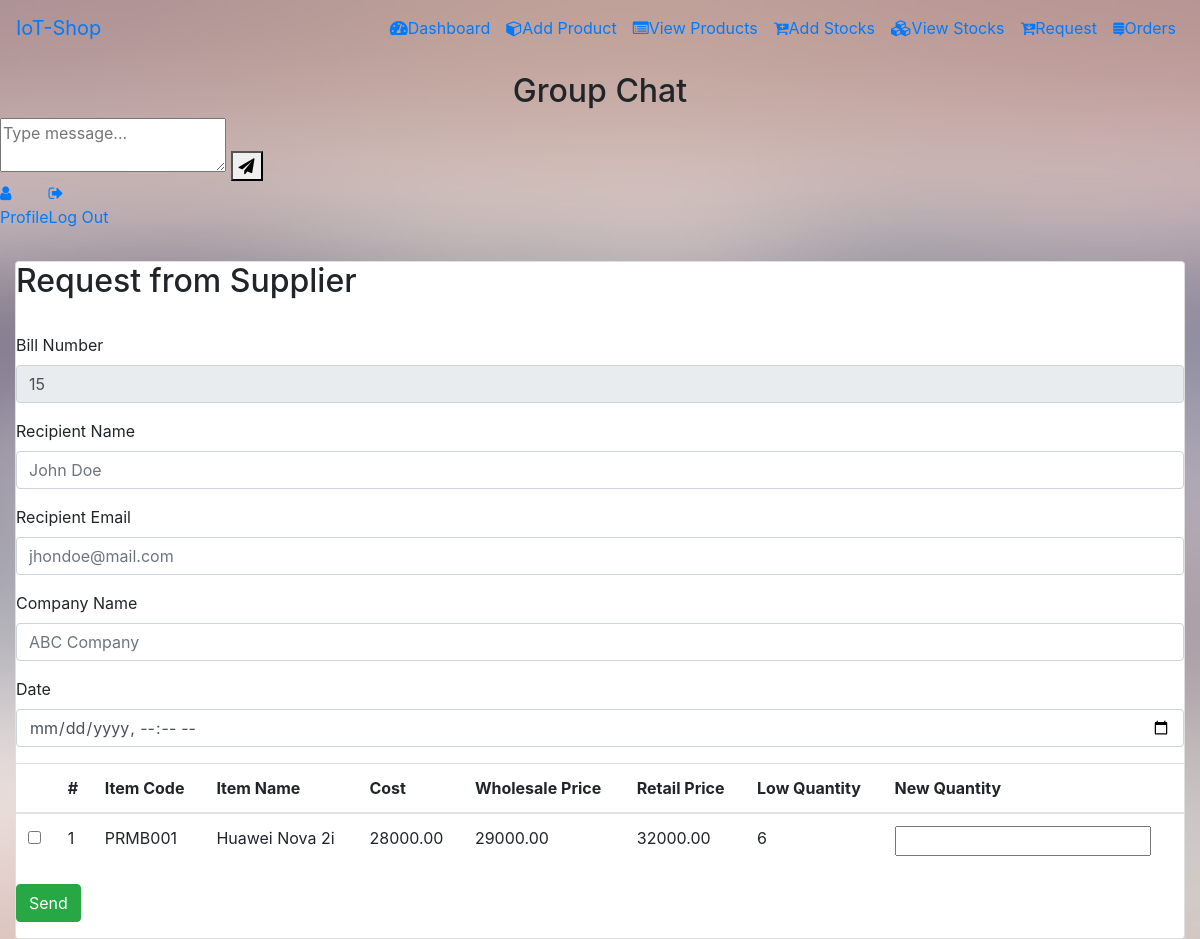
Screenshot of /index.php/stock_actions/stock_request with the database file from the repository.
### tables this page shows
CREATE TABLE `stock` (
  `item_code` char(9) NOT NULL,
  `main` int(5) NOT NULL,
  `branch_1` int(4) NOT NULL,
  `branch_2` int(4) NOT NULL
);

CREATE TABLE `item` (
  `item_code` varchar(9) NOT NULL,
  `item_name` varchar(50) NOT NULL,
  `item_description` varchar(225) NOT NULL,
  `cost` decimal(8,2) NOT NULL,
  `whole_sale_price` decimal(8,2) NOT NULL,
  `retail_price` decimal(8,2) NOT NULL,
  `category` varchar(10) NOT NULL,
  `status` varchar(7) NOT NULL,
  `qr_code` varchar(225) NOT NULL
);

### application/controllers/Stock_Actions.php (called while the page is built, shortened)
<?php
class Stock_Actions extends CI_Controller {
	public function stock_request()
	{
		$results = $this->Common_Model->stock_low();
		$billno = $this->Stock_Model->sup_bill_no();
		$this->load->view('stock/request_stock',['res'=>$results,'bill'=>$billno]);
	}
}
?>

### index.php (called while the page is built, shortened)
<?php
require_once BASEPATH.'core/CodeIgniter.php';

### application/models/Common_Model.php (called while the page is built, shortened)
<?php
	class Common_Model extends CI_Model {
    	public function stock_low(){
    		$query = $this->db->query('SELECT * FROM stock,item where main<=50 AND stock.item_code=item.item_code');
            if($query->num_rows()<=5){
                return $query->result();
            }else{
                return false;
            }
    	}
	}
?>

### application/views/stock/request_stock.php (the view, shortened to what this page needs)
<!DOCTYPE html>
<html lang="en" >
<head>
	<link rel='stylesheet' href='https://stackpath.bootstrapcdn.com/bootstrap/4.3.1/css/bootstrap.min.css'>
	<link rel='stylesheet' href='https://cdnjs.cloudflare.com/ajax/libs/font-awesome/5.10.2/css/all.css'>
	<link rel='stylesheet' href='https://maxcdn.bootstrapcdn.com/font-awesome/4.7.0/css/font-awesome.min.css'>
	<link rel='stylesheet' href='https://cdnjs.cloudflare.com/ajax/libs/font-awesome/4.6.3/css/font-awesome.css'>
	<link rel='stylesheet' href='https://cdnjs.cloudflare.com/ajax/libs/malihu-custom-scrollbar-plugin/3.1.3/jquery.mCustomScrollbar.min.css'>
	<link rel="stylesheet" href="<?php echo base_url('public/assets/css/nav-style.css'); ?>">
	<link rel="stylesheet" href="<?php echo base_url('public/assets/css/style.css'); ?>">
	<link rel="stylesheet" href="<?php echo base_url('public/assets/css/chat.css'); ?>">
</head>
<body style="background: url('images/bg.png') no-repeat center center fixed; background-size: cover;">
<nav class="navbar navbar-expand-lg navbar-mainbg">
		<a class="navbar-brand navbar-logo" href="#">IoT-Shop</a>
		<div class="collapse navbar-collapse" id="navbarSupportedContent">
			<ul class="navbar-nav ml-auto">
				<li class="nav-item">
					<a class="nav-link" href="<?=base_url('Stock_Actions/dashboard'); ?>"><i class="fas fa-tachometer-alt"></i>Dashboard</a>
				</li>
				<li class="nav-item">
					<a class="nav-link" href="<?=base_url('Stock_Actions/new_item'); ?>"><i class="fa fa-cube"></i>Add Product</a>
				</li>
				<li class="nav-item">
					<a class="nav-link" href="<?=base_url('Stock_Actions/all_item_view'); ?>"><i class="   fa fa-list-alt"></i>View Products</a>
				</li>
				<li class="nav-item">
					<a class="nav-link" href="<?=base_url('Stock_Actions/item_stock_add'); ?>"><i class="fa fa-cart-plus"></i>Add Stocks</a>
				</li>
				<li class="nav-item">
					<a class="nav-link" href="<?=base_url('Stock_Actions/all_stock_view'); ?>"><i class="fa fa-cubes"></i>View Stocks</a>
				</li>
				<li class="nav-item active">
					<a class="nav-link" href="<?=base_url('Stock_Actions/stock_request'); ?>"><i class="   fa fa-cart-arrow-down"></i>Request</a>
				</li>
				<li class="nav-item">
					<a class="nav-link" href="<?=base_url('Stock_Actions/orders_pending'); ?>"><i class="fa fa-stack-exchange"></i>Orders</a>
				</li>
			</ul>
		</div>
	</nav>
<div id="viewport">
	<div id="sidebar">
		<div id="messageContainer" class="chat">
			<div class="chat-title">
				<center><h2>Group Chat</h2></center>
			</div>
			<div class="action-box">
				<textarea class="action-box-input" type="text" placeholder="Type message..." name="textField" id="textField" onkeydown="sendMessage(this)"></textarea>
				<button id="sendButton" class="action-box-submit" type="submit"><i class="fa fa-paper-plane"></i></button>
			</div>
		</div>
		<ul class="nav">
			<li>
				<a href="<?=base_url('Common/profile_stk'); ?>"><i class="fa fa-user" aria-hidden="true"> </i><p>Profile</p></a>
			</li>
			<li>
				<a href="<?= base_url().'Auth/logout'?>"><i class="fa fa-sign-out" aria-hidden="true"> </i><p>Log Out</p></a>
			</li>
		</ul>
	</div>
  <div id="content">
	<nav class="navbar navbar-default">
	</nav>
	<div class="container-fluid my-scroll" >
		<div class="main-panel" >
		<div class="main-panel-content ">
		<div class="card" id="sales-summary">
		  	<div class="title">
				<h2>Request from Supplier</h2>
		  	</div>
		  	<div class="content">
		  		<form id="frm-send" action="<?= base_url().'Stock_Actions/stock_request_send'?>" method="POST">
		  			<div class="form-group">
                		<label for="billno">Bill Number</label>
                		<input type="text" class="form-control" name="billno" value="<?=$bill; ?>" readonly>
              		</div>
              		<div class="form-group">
                		<label for="recname">Recipient Name</label>
                		<input type="text" class="form-control" name="recname" placeholder="John Doe" required="true">
              		</div>
              		<div class="form-group">
                		<label for="recmail">Recipient Email</label>
                		<input type="email" class="form-control" name="recmail" placeholder="jhondoe@mail.com" required="true">
              		</div>
              		<div class="form-group">
                		<label for="comname">Company Name</label>
                		<input type="text" class="form-control" name="comname" placeholder="ABC Company" required="true">
              		</div>
              		<div class="form-group">
                		<label for="sdate">Date</label>
                		<input type="datetime-local" class="form-control" name="sdate" required="true">
              		</div>
					<div class="table-responsive">
						<table class="table" id="example" class="display" cellspacing="0" width="100%">
							<thead>
								<tr>
									<th scope="col"></th>
			  						<th scope="col">#</th>
			  						<th scope="col">Item Code</th>
			  						<th scope="col">Item Name</th>
			  						<th scope="col">Cost</th>
			  						<th scope="col">Wholesale Price</th>
			  						<th scope="col">Retail Price</th>
			  						<th scope="col">Low Quantity</th>
			  						<th scope="col">New Quantity</th>
								</tr>
							<thead>
							<?php if($res){?>
							<?php $i=1; foreach($res as $res) : ?>
							<tr>
								<td><input name="itemch[]" value="<?=$res->item_code?>" id="itemch[]" type="checkbox" /></td>
			  					<td><?=$i++ ?></td>
			  					<td><?=$res->item_code?></td>
			  					<td><?=$res->item_name?>
			  					</td>
			  					<td><?=$res->cost?></td>
			  					<td><?=$res->whole_sale_price?></td>
			  					<td><?=$res->retail_price?></td>
			  					<td><?=$res->main?></td>
			  					<td><input type="Number" name="qty_<?=$res->item_code?>" id="qtynew" min="0"></td>
							</tr>
							<?php endforeach; ?>
							<?php }else{echo "<p style='color:red;font-weight: bold;'>Not in Minimum Level to Request</p>";} ?>
						</table>
					</div>
					<p><button class="btn btn-success">Send</button></p>
				</form >
		  	</div>
		</div>
		</div>
		</div>
	</div>
  </div>
</div>
</body>
</html>

### rows the page displays
stock: item.item_code "PRMB001", item.item_name "Huawei Nova 2i", item.cost "28000.00", item.whole_sale_price "29000.00", item.retail_price "32000.00", main "6"
